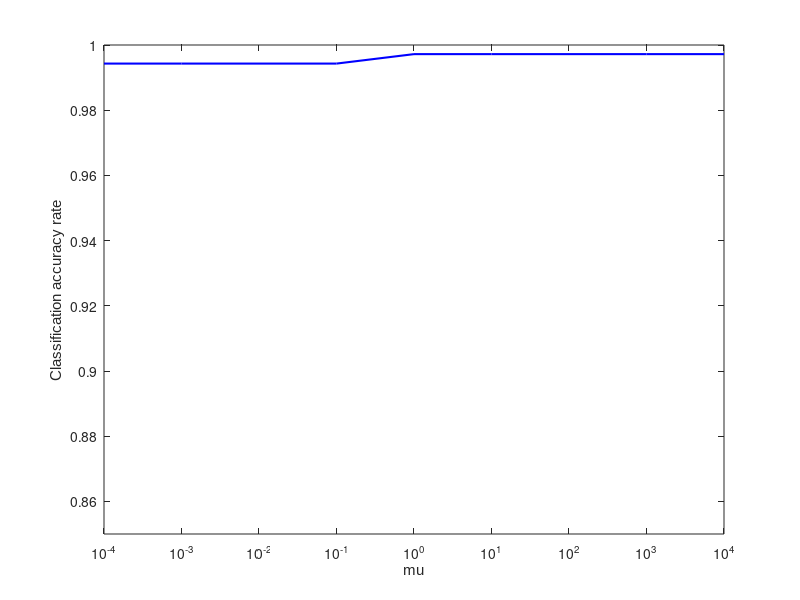

Write the MATLAB code that produced this figure. (Note: this script raises an error after producing the figure.)
clear;%m=14
clc;
x1=[0.0001,0.001,0.01,0.1,1,10,100,1000,10000]

y1=[0.9943,0.9943,0.9943,0.9943,0.9972,0.9972,0.9972,0.9972,0.9972];

figure(1)

plot(x1,y1,'b-','LineWidth',1.5);

axis([0 10000 0.85 1])
set(gca,'xscale','log')
% set(gca, 'ylim', [0, 100])
% set(gca, 'xlim', [0, 1000])
xlabel('mu','FontName','Arial','FontSize',11);
ylabel('Classification accuracy rate','FontName','Arial','FontSize',11);

%legend('line')
%set(gca,'LineWidth', 1.5,'FontName','Arial','FontSize',10,'FontWeight','Bold')

export_fig Iono_u.eps -painters -transparent